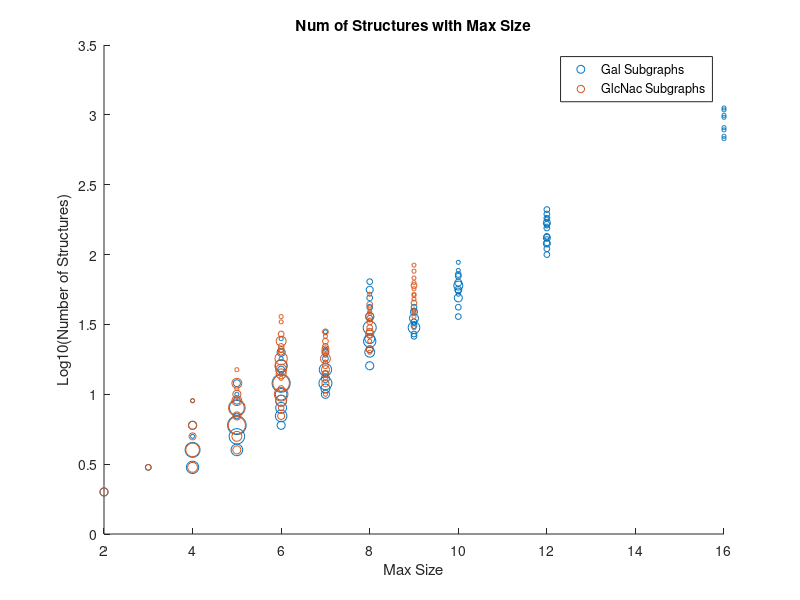

Recreate this plot in MATLAB.
clear vars
close all
Gal_Data = dlmread('Gal_Data_2.txt','');
GlcNac_Data=dlmread('GlcNac_Data_2.txt','');


%figure for maximum size with number of structures
figure
Gal_Structures=[Gal_Data(:,2),Gal_Data(:,4)]
Gal_Structures=unique(Gal_Structures,'rows')
Gal_Structures=[Gal_Structures,zeros(length(Gal_Structures(:,1)),1)];



for i=1:length(Gal_Structures)
    for j=1:length(Gal_Data(:,1))
        if Gal_Structures(i,2)==Gal_Data(j,4)
            if Gal_Structures(i,1)==Gal_Data(j,2)
               Gal_Structures(i,3)=Gal_Structures(i,3)+1;
            end
        end
    end
end

A=9.*Gal_Structures(:,3);

GlcNac_Structures=[GlcNac_Data(:,2),GlcNac_Data(:,4)];
GlcNac_Structures=unique(GlcNac_Structures,'rows');
GlcNac_Structures=[GlcNac_Structures,zeros(length(GlcNac_Structures(:,1)),1)];



for i=1:length(GlcNac_Structures)
    for j=1:length(GlcNac_Data(:,1))
        if GlcNac_Structures(i,2)==GlcNac_Data(j,4)
            if GlcNac_Structures(i,1)==GlcNac_Data(j,2)
                GlcNac_Structures(i,3)=GlcNac_Structures(i,3)+1
            end
        end
    end
end

B=9.*GlcNac_Structures(:,3)

scatter(Gal_Structures(:,2),log10(Gal_Structures(:,1)),A)

hold on
scatter(GlcNac_Structures(:,2),log10(GlcNac_Structures(:,1)),B)
title('Num of Structures with Max Size')
xlabel('Max Size') % x-axis label
ylabel('Log10(Number of Structures)') % y-axis label
legend('Gal Subgraphs','GlcNac Subgraphs')

